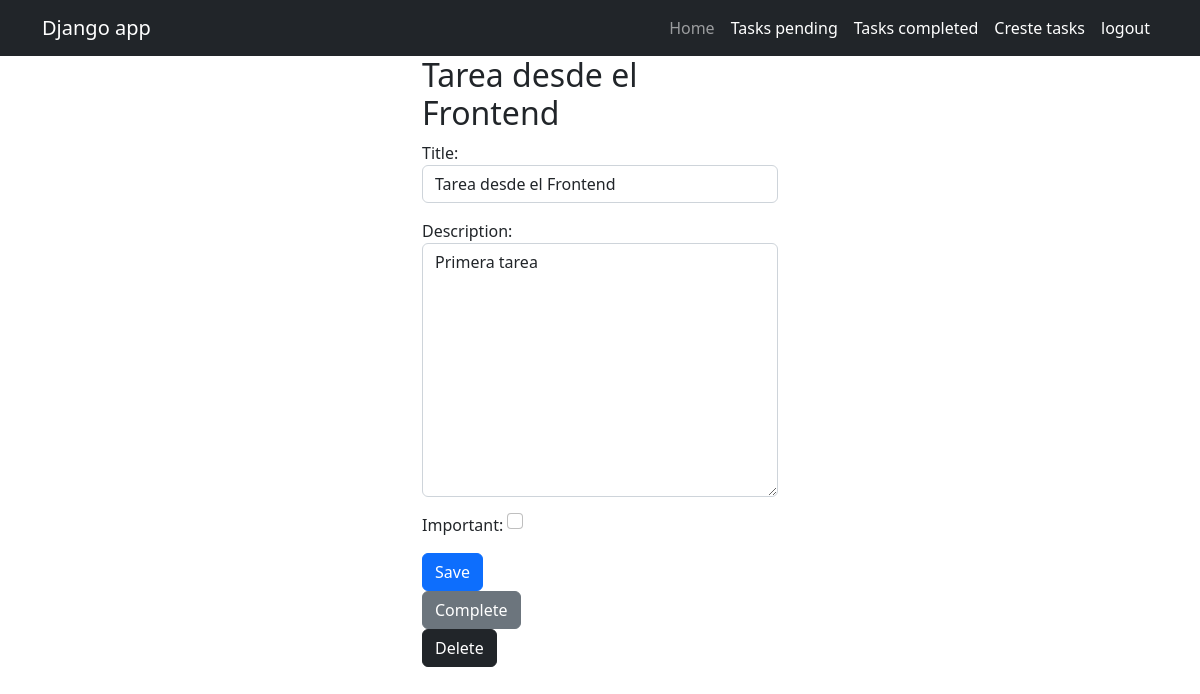
The page /tasks/2/ (signed in) on the database as committed earlier.
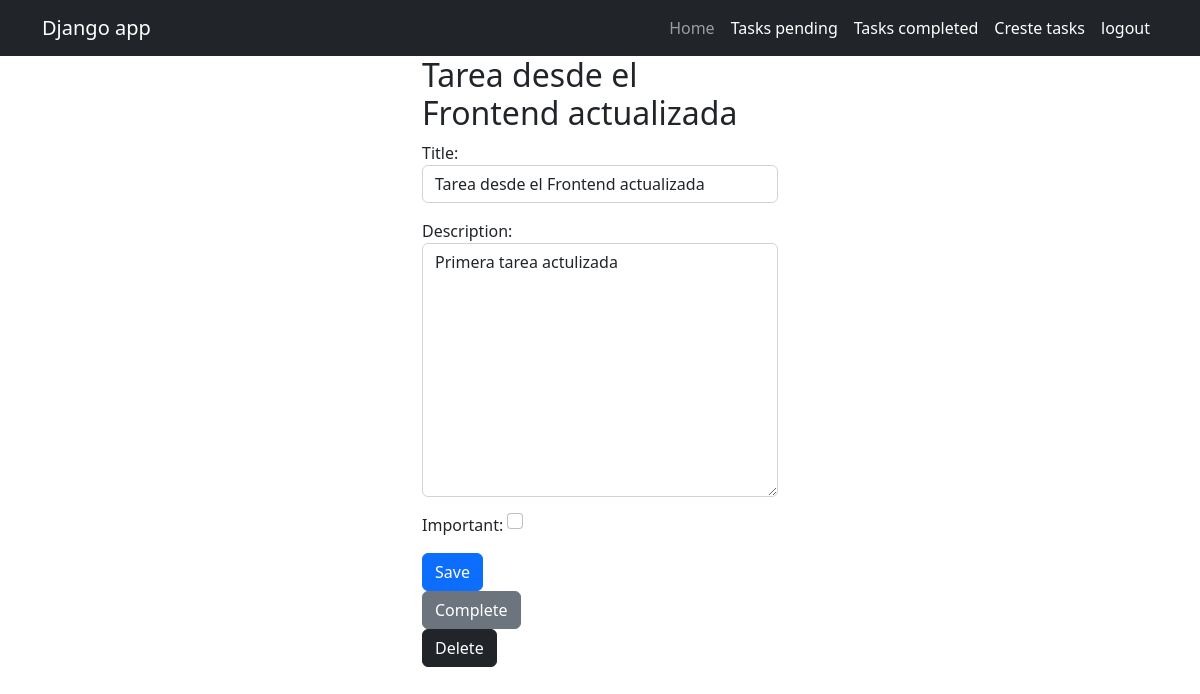
The same page on the database as committed later.
### tasks/models.py (models this page shows, shortened)
class Task(models.Model):
    title = models.CharField(max_length=100)
    description = models.TextField(blank=True)
    created = models.DateTimeField(auto_now_add=True)
    datecomplete = models.DateTimeField(null=True, blank=True)
    important = models.BooleanField(default=True)
    user = models.ForeignKey(User, on_delete=models.CASCADE)

### tasks/views.py (the view, shortened to what this page needs)
# urls.py: path('tasks/<int:task_id>/', views.task_detail, name='task_detail'),
@login_required
def task_detail(request, task_id):
    if request.method == 'GET':
        task = get_object_or_404(Task, pk=task_id, user=request.user)
        form = TaskForm(instance=task)
        return render(request, 'tasks/task_detail.html', {'task': task, 'form': form})

### tasks/forms.py
class TaskForm(forms.ModelForm):
    class Meta:
        model = Task
        fields = ['title', 'description', 'important']
        widgets = {
            'title': forms.TextInput(attrs={'class': 'form-control'}),
            'description': forms.Textarea(attrs={'class': 'form-control'}),
            'important': forms.CheckboxInput(attrs={'class': 'form-check-input m-auto'})
        }

### tasks/templates/tasks/task_detail.html (shortened to what this page needs)
{% extends "base/base.html" %}
{% block content %}
<main class="container">
    <div class="row">
        <div class="col-md-4 offset-md-4">
<h2>{{ task.title }}</h2>
<form method="POST">
    {{ form.as_p }}
    <button class="btn btn-primary">Save</button>
</form>
<form action="{% url 'complete_task' task.id %}" method="POST">
    <button class="btn btn-secondary">Complete</button>
</form>
<form action="{% url 'delete_task' task.id %}" method="POST">
    <button class="btn btn-dark">Delete</button>
</form>
        </div>
    </div>
</main>
{% endblock %}

Rows that differ between the two databases and show on the page:
changed Task: title "Tarea desde el Frontend" → "Tarea desde el Frontend actualizada"; description "Primera tarea" → "Primera tarea actulizada"
